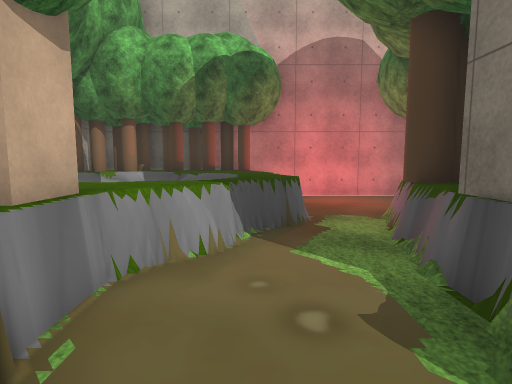
[1] (above)

16 first-person views from a walk through a Unity game level. The camera is 1.4 m above the floor, tilts 6° down and sees 80° across. The floor is counted in squares, 1 m on a side. Each view is taken from the middle of a square. On the plan, view 1 faces up. The plan holds only what a view shows up to about 14 squares ahead; the rest is blank. The place goes on beyond the plan. Some trees and plants on the terrain are drawn as simple stand-ins. The player character is not drawn. Some surface patterns are stand-ins.

[2]
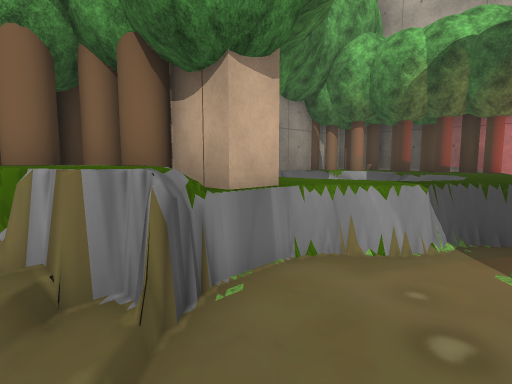

[3]
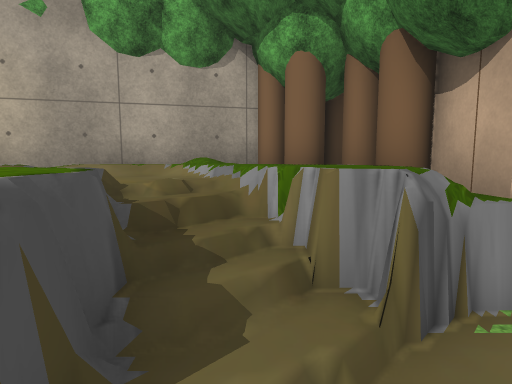

[4]
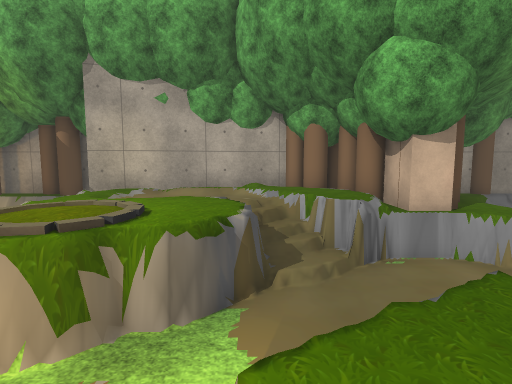

[5]
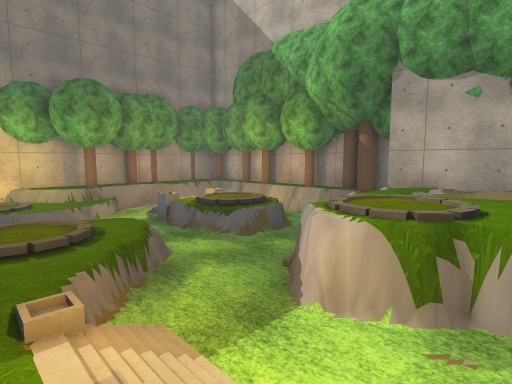

[6]
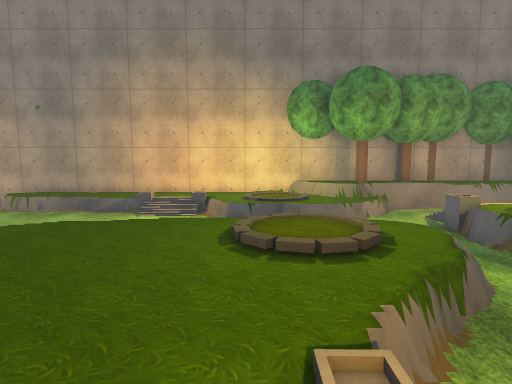

[7]
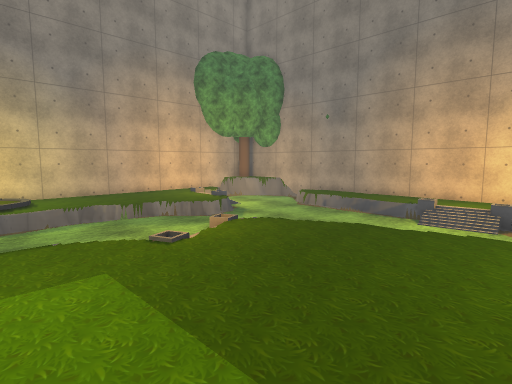

[8]
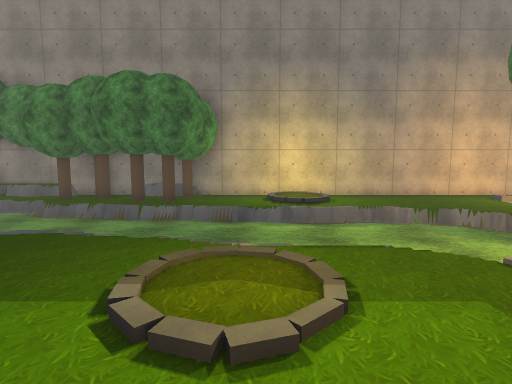

[9]
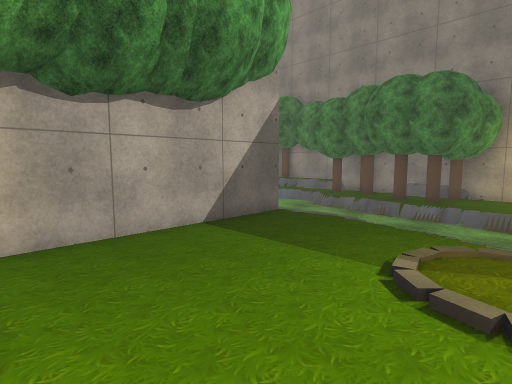

[10]
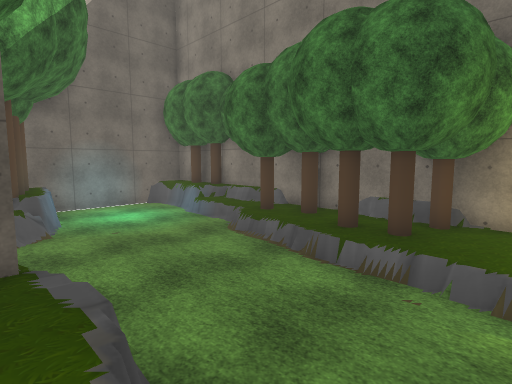

[11]
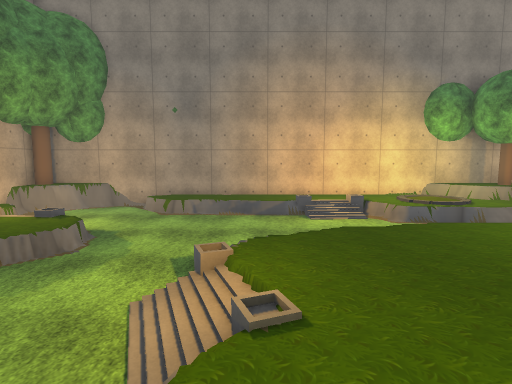

[12]
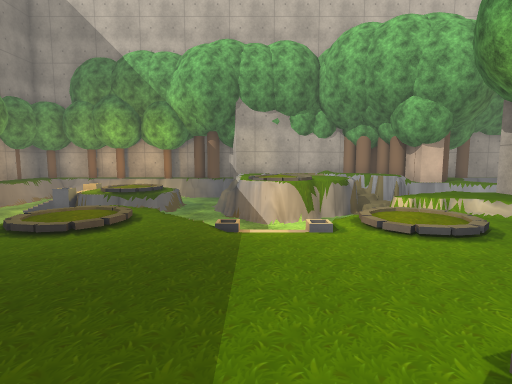

[13]
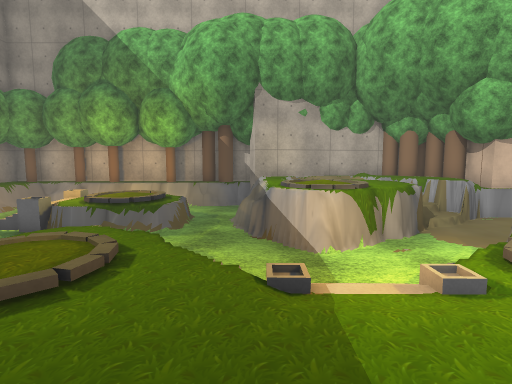

[14]
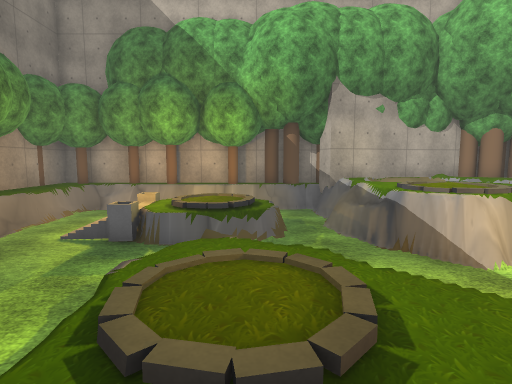

[15]
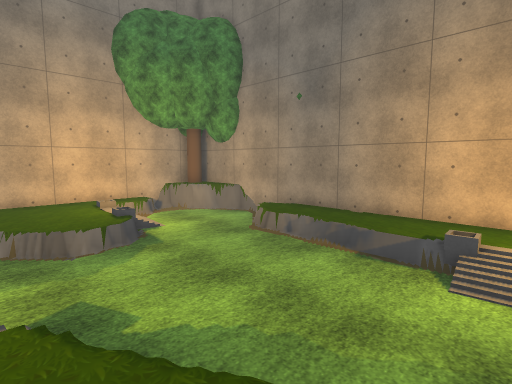

[16]
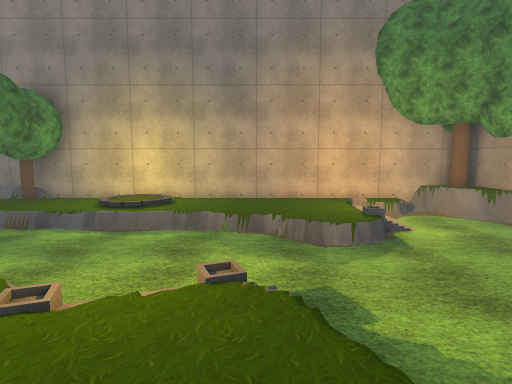

### Floor plan
Key: @ floor where view 1 was taken; # wall or solid block; . main floor; : floor 0.25 m higher than the main floor; + floor 0.5 m higher than the main floor; * floor 0.75 m higher than the main floor; % floor 1 m higher than the main floor; / step, stairs or slope; = window, fence, low wall or low ledge; ^ raised ledge; v drop or lower ground; T tree; O other object.
Columns run from 7 left of view 1 to 23 right of it. Each row starts with its distance up from view 1.
 12   #TTT########        #####
 11  OTTTTTT ....        TT....
 10  TTTT^^^ ...T        T^....=T
  9  T^  ^^^ ...T        T^....^T
  8  ^^   ^^^.. T       T^=....+##
  7  T^    ^^.=          =.....+##
  6   T  ^^^..T          ......+##
  5    T^^^...T          ...../T##
  4     T^=..=T      TOT ...../+O#
  3    T##...##T  TTTTT##...../TT#
  2  TTTT^...=%T  *******v....TT##
  1  TT^^^#..=%// *******v....TT##
  0  T^^^^^@./=**********v....TTT#
 -1  T^^^^^^..==*/*******=....+++#
 -2   ^^^^^^^..=#****/*/*  ..++++#
 -3  T^^ ^OO#...=****/  = ....+++#
 -4  T#^ ^OOO#../+****//v....// /#
 -5  T#^^^OO#=..//******v....// /#
 -6  T##=====.../*******#....++/+#
 -7  T#.........*******//.....+++#
 -8  T#.../...+*//*****//....++++#
 -9  ^^..=/=..=/*/******=....++++#
-10 T#T.   //.*///**** /....+++++#
-11  T^    /=. =v/:v=.......+++++#
-12  ^^  //=.....   ........///++#
-13  ^T  / /....   ..........///+#
-14  T^  ///.//+++............./+#
-15  #^....../++ ++///..........#^
-16  #T^^^=^^^^+  +///+++++....=#T
-17  #TT^^TTTT^= +++++++++++..=^TOO
-18  ##T^T^ O#T#############^#^TT
-19                        #

Positions as (right, up) in squares from view 1, and headings:
1: (0, 0), facing up
2: (1, 0), facing up-left
3: (1, 0), facing left
4: (5, -1), facing left
5: (6, -2), facing down-left
6: (6, -4), facing down
7: (7, -4), facing down-right
8: (8, -3), facing right
9: (7, -3), facing up-right
10: (13, -2), facing up-right
11: (12, -4), facing down
12: (12, -5), facing left
13: (9, -6), facing left
14: (8, -9), facing left
15: (9, -9), facing down-right
16: (9, -9), facing right
